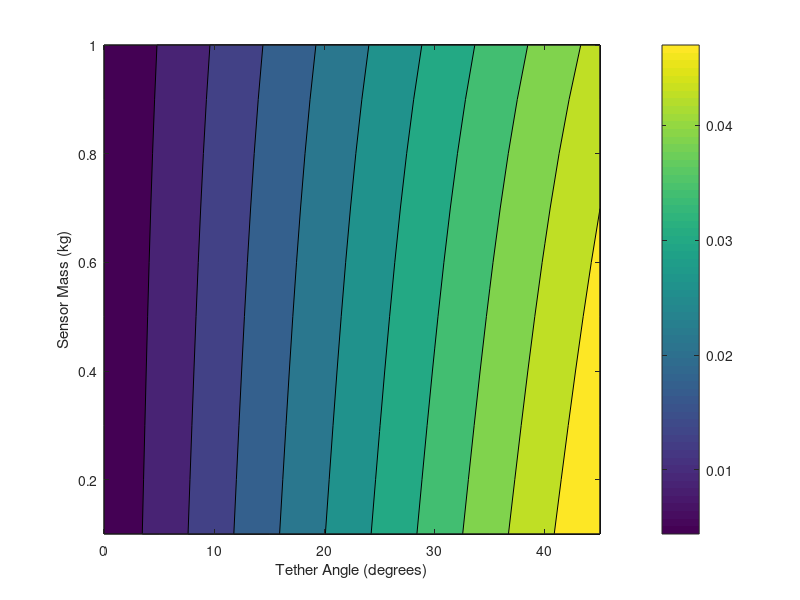

Write MATLAB code to recreate this figure.
%MACH Sensor Wing sizing code
%Keep Span constant
%Vary theta
%Vary chord
%All dimensions in inches.
in2m = 0.0254;
b = 8*in2m;
steps = 1000;
thetaSteps = 10;
sensorMassSteps = 10;
thetaRange = [0, 45];
theta = linspace(thetaRange(1), thetaRange(2), 10);
sensorMassRange = [0.1, 1]; %kg
sensorMass = linspace(sensorMassRange(1), sensorMassRange(2), 10);
CL_Cruise = 0.5;

wing_ref_area = zeros(thetaSteps, sensorMassSteps);
for i = 1:thetaSteps
    for j = 1:sensorMassSteps
        wing_ref_area(i,j) = b*1.5*in2m;
    end
end
AR = b^2./wing_ref_area;
e = 0.8;
v = 25;
CD_0 = 0.06;
rho = 1.225;

for i = 1:length(theta)
    for j = 1:length(sensorMass)
        for iter = 1:steps
            
            
            %Calculate guess for lift based on current wing area
            L = 1/2*rho*v^2*wing_ref_area(i,j)*CL_Cruise;
            
            %Calculate drag from craft
            D = 1/2*rho*v^2*wing_ref_area(i,j)*CD_0 + 2*L^2/(rho*v^2*wing_ref_area(i,j)*pi*AR(i,j)*e);
            
            %Tcos(theta) = D
            %Tsin(theta) + Lreq = mg
            
            T = D/cosd(theta(i));
            Lreq = sensorMass(j)*9.81 - T*sind(theta(i));
            
            if Lreq < 0
                wing_ref_area(i,j) = 0;
                break
            end
            
            wing_ref_area_req = 2*Lreq/(rho*v^2*CL_Cruise);
            
            wing_ref_area_err = wing_ref_area_req - wing_ref_area(i,j);
            
            if (abs(wing_ref_area_err) <= 1e-8)
                fprintf("Converged after %d iterations \n", iter);
                break
            end
            
            wing_ref_area(i,j) = wing_ref_area(i,j) + 0.1*wing_ref_area_err;
        end
    end
end

[X, Y] = meshgrid(theta, sensorMass);
contourf(X, Y, wing_ref_area);
colorbar;
xlabel('Tether Angle (degrees)');
ylabel('Sensor Mass (kg)');